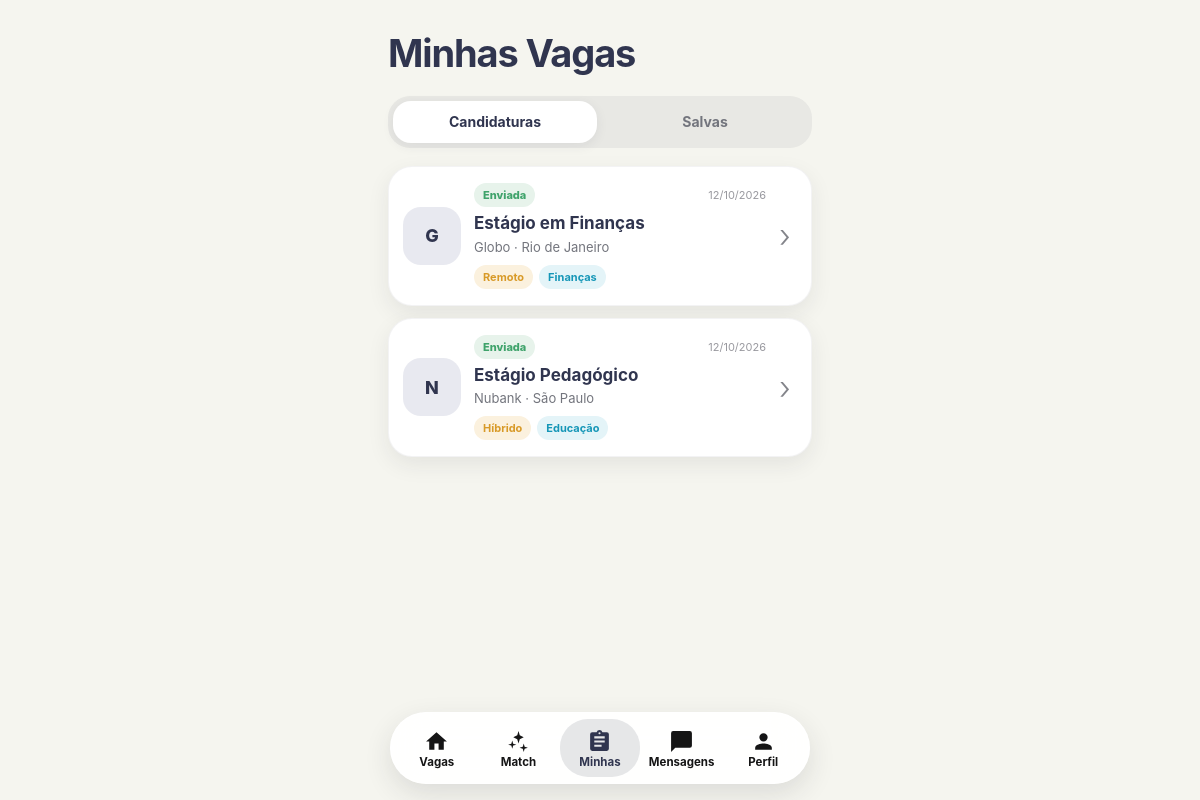
/candidaturas/ (signed in), run on an earlier commit of the app's database.
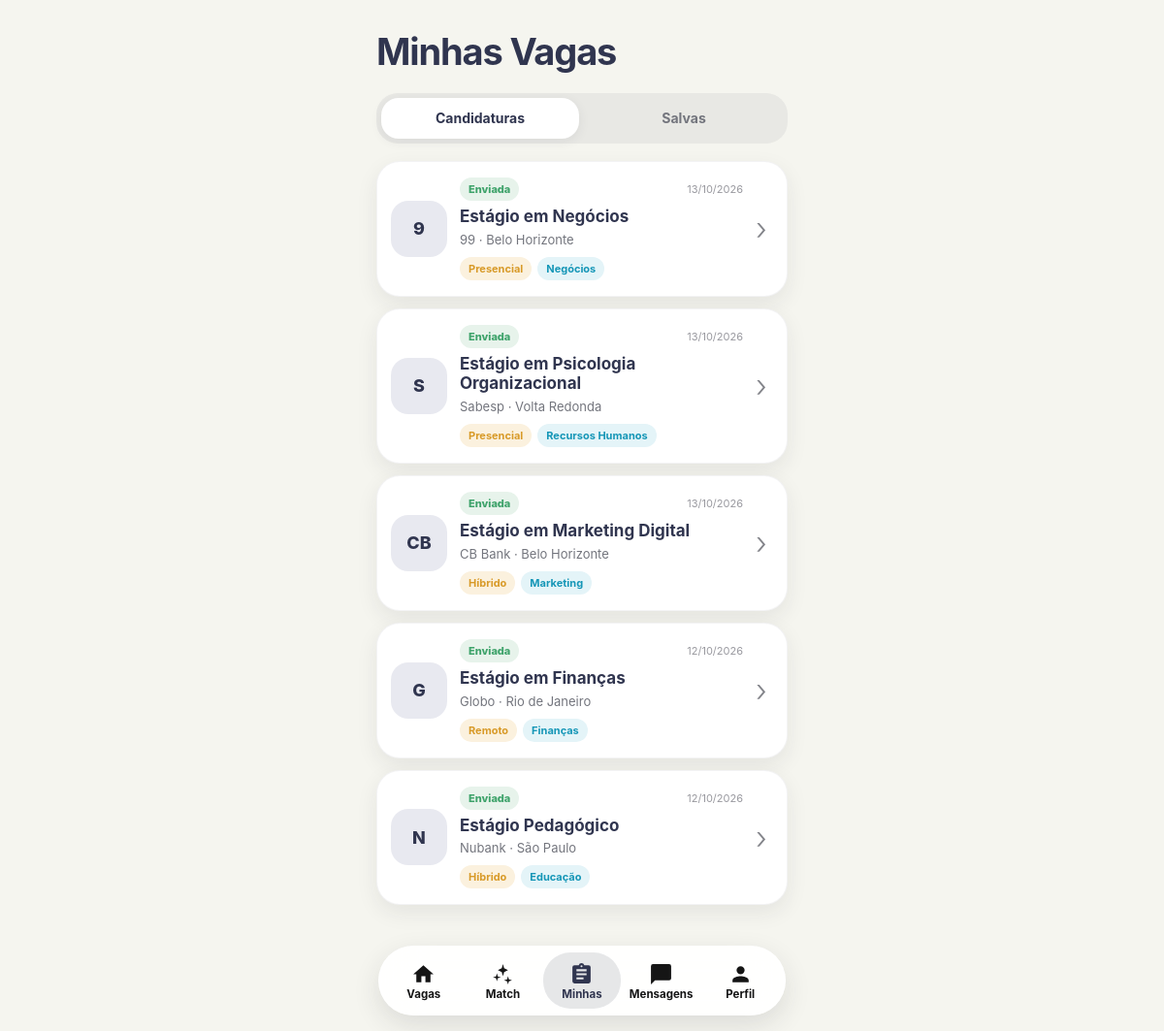
And on a later commit of the database.
### connectoapp/models.py (models this page shows, shortened)
class Candidatura(models.Model):
    ORIGENS = [
        ("home", "Home"),
        ("match", "Match"),
        ("detalhe", "Detalhe da vaga"),
    ]
    usuario = models.ForeignKey(
        settings.AUTH_USER_MODEL,
        on_delete=models.CASCADE,
        related_name="candidaturas_connecto",
    )
    oportunidade = models.ForeignKey(
        Oportunidade,
        on_delete=models.CASCADE,
        related_name="candidaturas",
    )
    data_candidatura = models.DateTimeField(auto_now_add=True)
    status = models.CharField(max_length=50, default="Enviada")
    origem = models.CharField(max_length=20, choices=ORIGENS, default="home")
    class Meta:
        constraints = [
            models.UniqueConstraint(
                fields=["usuario", "oportunidade"],
                name="candidatura_usuario_oportunidade_unica",
            )
        ]
        ordering = ["-data_candidatura"]

class Oportunidade(models.Model):
    MODALIDADES = [
        ("Presencial", "Presencial"),
        ("Híbrido", "Híbrido"),
        ("Remoto", "Remoto"),
    ]
    titulo = models.CharField(max_length=120)
    descricao = models.TextField()
    instituicao = models.CharField(max_length=100, blank=True)
    prazo = models.DateField(null=True, blank=True)
    empresa = models.ForeignKey(
        Empresa,
        on_delete=models.CASCADE,
        related_name="oportunidades",
    )
    cidade = models.CharField(max_length=100, blank=True)
    local = models.CharField(max_length=150, blank=True)
    modalidade = models.CharField(
        max_length=20,
        choices=MODALIDADES,
        default="Presencial",
    )
    area = models.CharField(max_length=100, blank=True)
    bolsa = models.DecimalField(max_digits=10, decimal_places=2, null=True, blank=True)
    requisitos = models.TextField(blank=True, help_text="Um requisito por linha")
    ativa = models.BooleanField(default=True)
    publicada_em = models.DateTimeField(auto_now_add=True)
    class Meta:
        ordering = ["-publicada_em", "-id"]

class Empresa(models.Model):
    nome = models.CharField(max_length=100)
    email = models.EmailField()
    descricao = models.TextField(blank=True)
    @property
    def iniciais(self):
        partes = [parte for parte in self.nome.split() if parte]
        return "".join(parte[0] for parte in partes[:2]).upper() or "EM"

### connectoapp/views.py (the view)
# urls.py: path("candidaturas/", views.candidaturas, name="candidaturas"),
@login_required
def candidaturas(request):
    candidaturas_usuario = (
        Candidatura.objects.filter(usuario=request.user)
        .select_related("oportunidade__empresa")
    )
    return render(
        request,
        "candidaturas.html",
        {"candidaturas": candidaturas_usuario},
    )

### template/candidaturas.html (shortened to what this page needs)
{% load static %}
<!DOCTYPE html>
<html lang="pt-BR">
<head>
  <link rel="stylesheet" href="{% static 'connecto_ui.css' %}">
  <link rel="stylesheet" href="{% static 'candidaturas.css' %}">
</head>
<body class="connecto-page applications-page">
  <main class="standard-shell applications-shell">
    <header class="applications-header">
      <h1>Minhas Vagas</h1>
    </header>
    <nav class="applications-tabs" aria-label="Minhas vagas">
      <a href="{% url 'candidaturas' %}" class="applications-tab active">Candidaturas</a>
      <a href="{% url 'favoritas' %}" class="applications-tab">Salvas</a>
    </nav>
    {% if candidaturas %}
      <section class="applications-list" aria-label="Candidaturas realizadas">
        {% for candidatura in candidaturas %}
          <a href="{% url 'detalhe_vaga' candidatura.oportunidade.id %}" class="application-card">
            <div class="application-company-icon" aria-hidden="true">
              {{ candidatura.oportunidade.empresa.iniciais }}
            </div>
            <div class="application-content">
              <div class="application-status-row">
                <span class="application-status">{{ candidatura.status }}</span>
                <time datetime="{{ candidatura.data_candidatura|date:'Y-m-d' }}">
                  {{ candidatura.data_candidatura|date:"d/m/Y" }}
                </time>
              </div>
              <h2>{{ candidatura.oportunidade.titulo }}</h2>
              <p class="application-company">
                {{ candidatura.oportunidade.empresa.nome }}
                {% if candidatura.oportunidade.cidade %} · {{ candidatura.oportunidade.cidade }}{% endif %}
              </p>
              <div class="application-tags">
                {% if candidatura.oportunidade.modalidade %}
                  <span class="application-tag application-tag--mode">{{ candidatura.oportunidade.modalidade }}</span>
                {% endif %}
                {% if candidatura.oportunidade.area %}
                  <span class="application-tag application-tag--area">{{ candidatura.oportunidade.area }}</span>
                {% endif %}
              </div>
            </div>
            <span class="application-chevron" aria-hidden="true">›</span>
          </a>
        {% endfor %}
      </section>
    {% endif %}
  </main>
  {% include 'includes/bottom_nav.html' with pagina_ativa='candidaturas' %}
</body>
</html>

What changed in the data, as far as the page shows it:
added Candidatura: oportunidade.empresa.iniciais "9", status "Enviada", data_candidatura "13/10/2026", oportunidade.titulo "Estágio em Negócios", oportunidade.empresa.nome "99", oportunidade.cidade "Belo Horizonte", oportunidade.modalidade "Presencial", oportunidade.area "Negócios"
added Candidatura: oportunidade.empresa.iniciais "S", status "Enviada", data_candidatura "13/10/2026", oportunidade.titulo "Estágio em Psicologia Organizacional", oportunidade.empresa.nome "Sabesp", oportunidade.cidade "Volta Redonda", oportunidade.modalidade "Presencial", oportunidade.area "Recursos Humanos"
added Candidatura: oportunidade.empresa.iniciais "CB", status "Enviada", data_candidatura "13/10/2026", oportunidade.titulo "Estágio em Marketing Digital", oportunidade.empresa.nome "CB Bank", oportunidade.cidade "Belo Horizonte", oportunidade.modalidade "Híbrido", oportunidade.area "Marketing"
